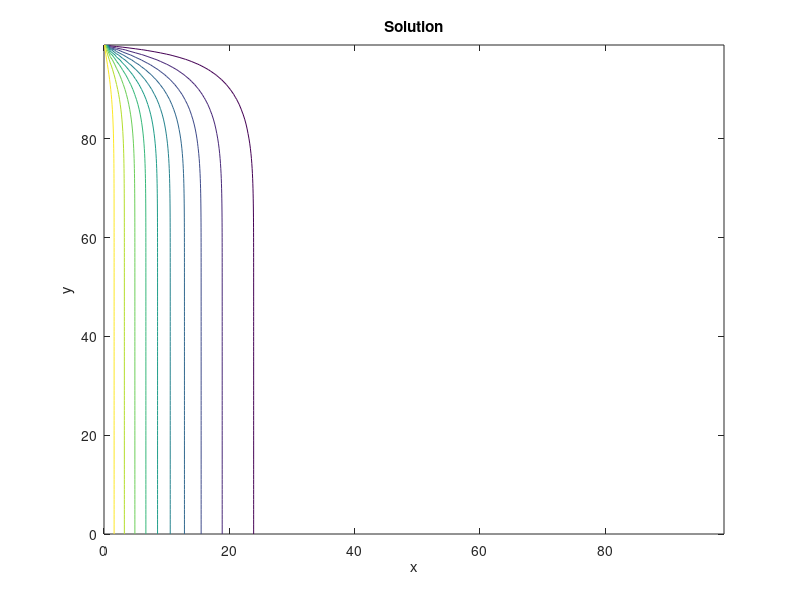

Write the MATLAB code that produced this figure.
clear;close all;clc;

% Input parameters.
nodes = [100, 100]; % x nodes, y nodes.
dh = 1; % dh = dx = dy.
dt = 1; % timestep.
timesteps = 400;
alpha = 0.25; % Physical constant.
twall = 1.0; % Left-hand wall temperature.

% Derived inputs.
L = dh*[nodes(1)-1, nodes(2)-1] ; % x , y dimensions of physical domain.
c = dh/dt;
csq = c.^2;
omega = 1 / (2*alpha/(dt*csq)+0.5);

% Initialize.
x = linspace(0,L(1),nodes(1))';
y = linspace(0,L(2),nodes(2))';
rho = zeros(nodes(2),nodes(1));
f1 = zeros(nodes(2),nodes(1));
f2 = zeros(nodes(2),nodes(1));
f3 = zeros(nodes(2),nodes(1));
f4 = zeros(nodes(2),nodes(1));

% Main loop.
for iter = 1:timesteps
    % Collision
    feq = 0.25*rho;
    f1 = omega*feq + (1-omega)*f1;
    f2 = omega*feq + (1-omega)*f2;
    f3 = omega*feq + (1-omega)*f3;
    f4 = omega*feq + (1-omega)*f4;
    % Streaming
    f1(:,2:end) = f1(:,1:end-1);
    f2(:,1:end-1) = f2(:,2:end);
    f3(2:end,:) = f3(1:end-1,:);
    f4(1:end-1,:) = f4(2:end,:);
    % Boundary conditions
    f1(2:end,1) = 0.5 - f2(2:end,1); % Left boundary, T = 1.0.
    f3(2:end,1) = 0.5 - f4(2:end,1); % Left boundary, T = 1.0.
    f1(2:end,end) = 0; % Right boundary, T = 0.
    f2(2:end,end) = 0; % Right boundary, T = 0.
    f3(2:end,end) = 0; % Right boundary, T = 0.
    f4(2:end,end) = 0; % Right boundary, T = 0.
    f1(1,2:end) = f1(2,2:end); % Bottom boundary, Adiabatic.
    f2(1,2:end) = f2(2,2:end); % Bottom boundary, Adiabatic.
    f3(1,2:end) = f3(2,2:end); % Bottom boundary, Adiabatic.
    f4(1,2:end) = f4(2,2:end); % Bottom boundary, Adiabatic.
    f1(end,2:end) = 0; % Top boundary, T = 0.
    f2(end,2:end) = 0; % Top boundary, T = 0.
    f3(end,2:end) = 0; % Top boundary, T = 0.
    f4(end,2:end) = 0; % Top boundary, T = 0.
    % Compute solution
    rho = f1+f2+f3+f4;
end

% Plotting results!
[X, Y] = meshgrid(x,y);
contour(X, Y, rho);
title('Solution');
xlabel('x');
ylabel('y');





